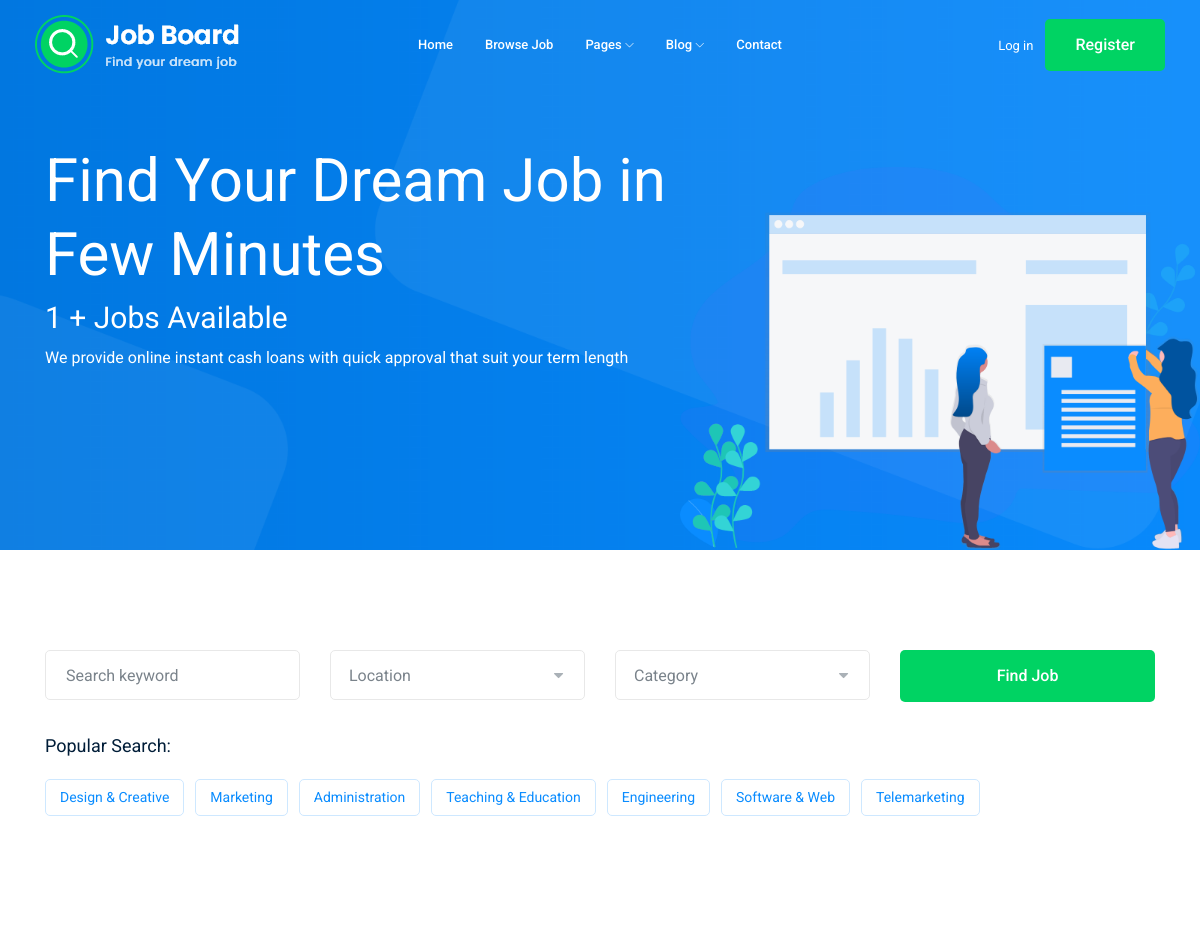
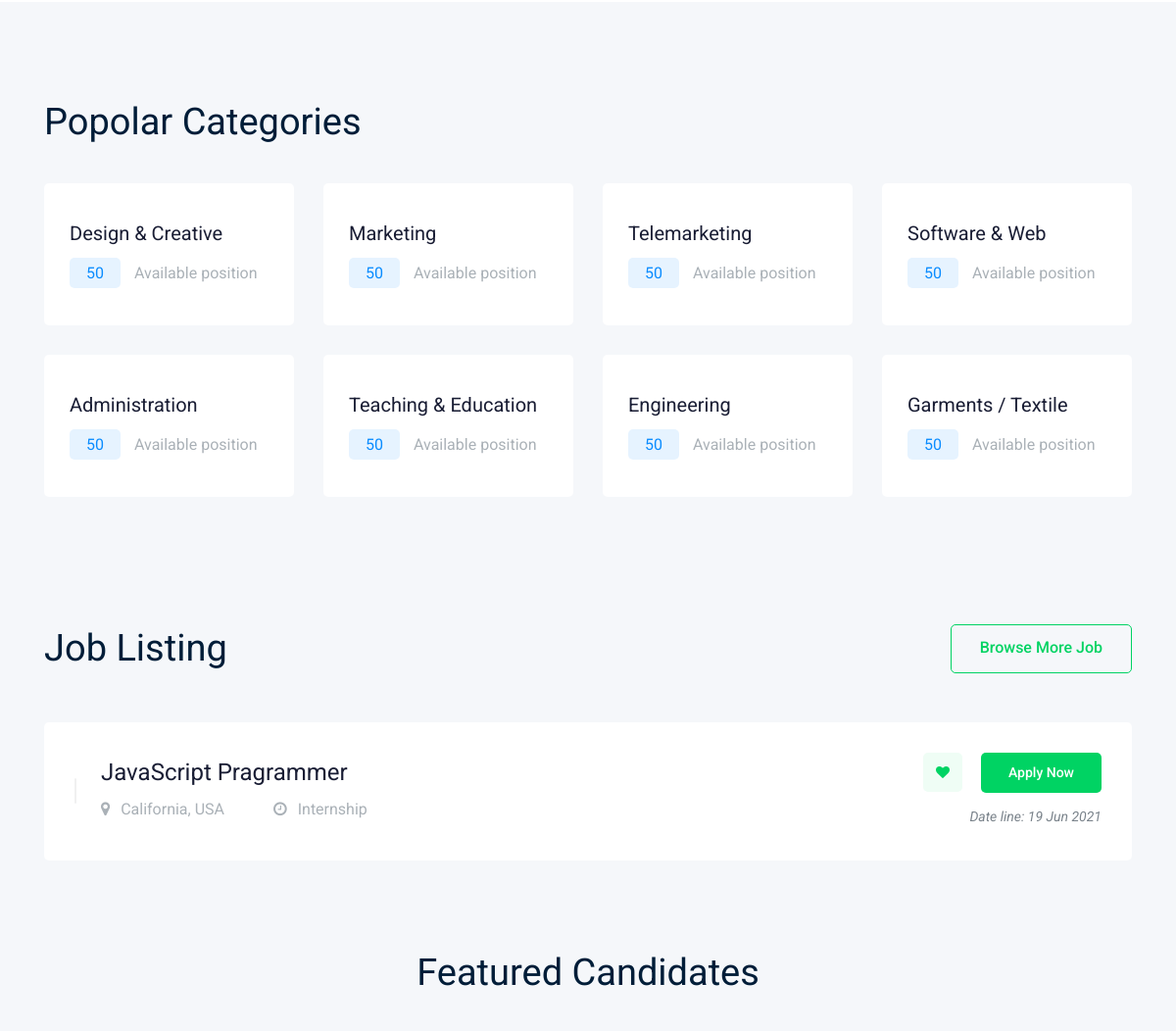
The app's page / (upper part), older data (2 pictures, top to bottom).
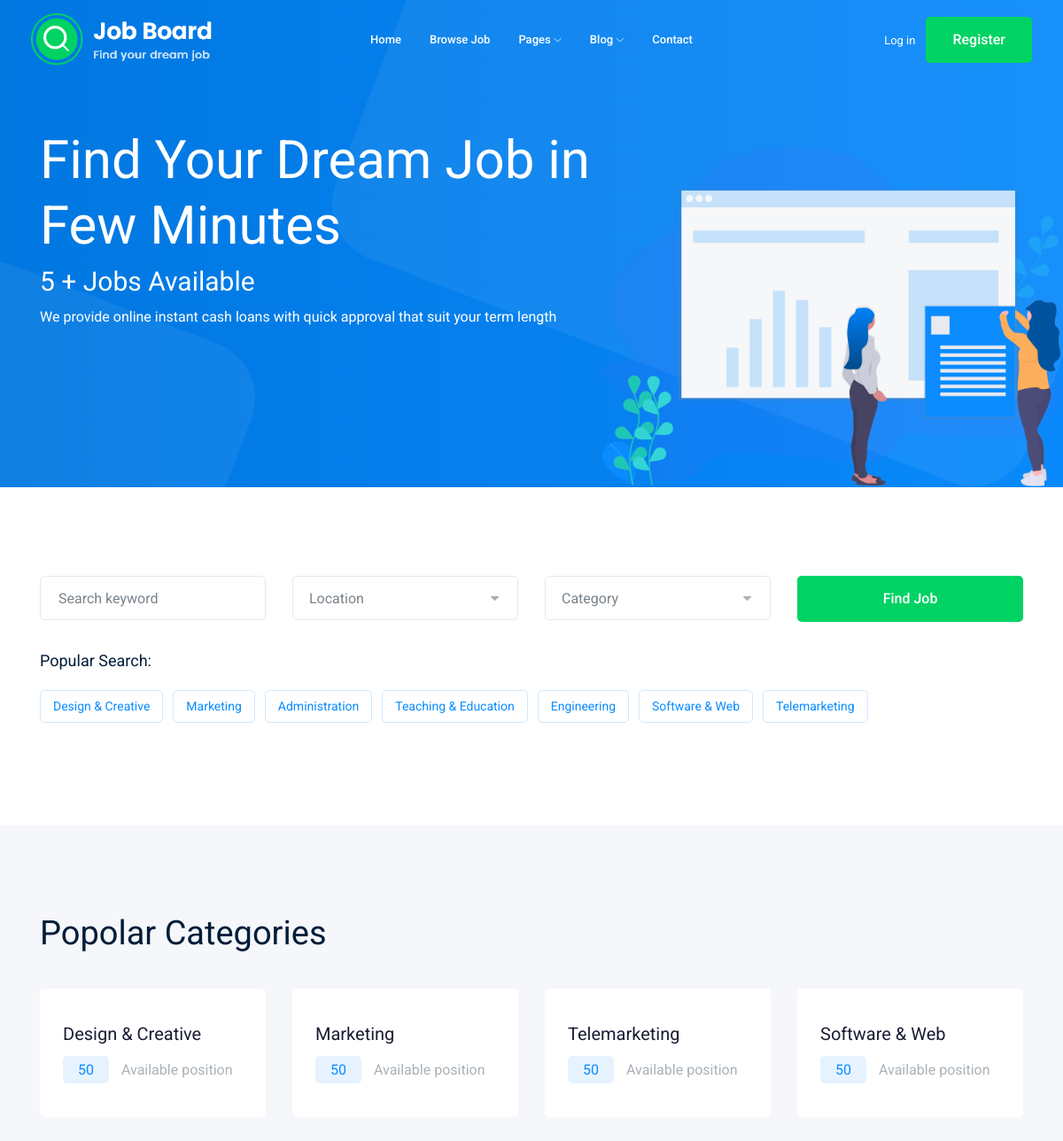
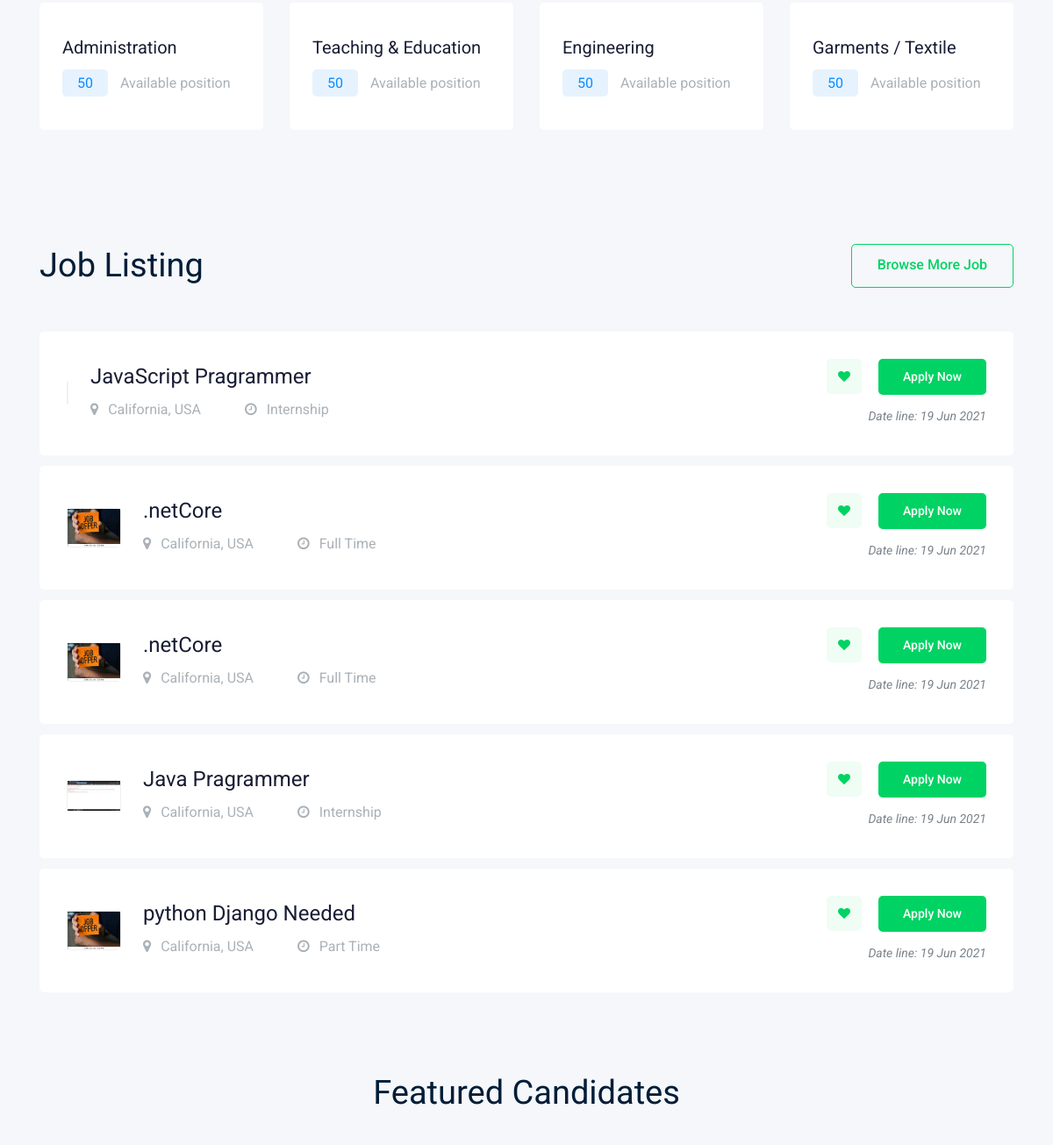
The same page, newer data (2 pictures, top to bottom).
### job/models.py (models this page shows, shortened)
class Job(models.Model):
	employer = models.ForeignKey(User,  on_delete=models.CASCADE)
	title = models.CharField(max_length=50)
	job_type = models.CharField(max_length=50,choices = jobType)
	Description = models.TextField(max_length = 1000)
	publishedAt = models.DateTimeField(auto_now=True)
	Vacancy = models.IntegerField(default=1)
	salary = models.IntegerField(default=0)
	exp = models.IntegerField(default=1)
	cat = models.ForeignKey(Category,verbose_name = "Category Name", on_delete=models.CASCADE)
	image = models.ImageField(upload_to="media/jobs/", default='media/default/job-offer-on-orange-note-260nw-752376046.jpg')
	slug = models.SlugField(blank=True,null=True)

### home/views.py (the view)
# urls.py: path("",views.home,name="blog")
def home(request):
        jobs = Job.objects.all()
        jobs = jobs[:10]
        return render(request,'home/index.html', {'jobs':jobs})

### home/templates/home/index.html (shortened to what the changed rows need)
{% extends 'base.html' %}
{% load static%}
{% load bootstrap4 %}
{% block headerIndex %}
    <div class="slider_area">
        <div class="single_slider  d-flex align-items-center slider_bg_1">
            <div class="container">
                <div class="row align-items-center">
                    <div class="col-lg-7 col-md-6">
                        <div class="slider_text">
                            <h3 class="wow fadeInLeft" data-wow-duration="1s" data-wow-delay=".3s">Find Your Dream Job in Few Minutes</h3>
                            <h5 class="wow fadeInLeft" data-wow-duration="1s" data-wow-delay=".2s">{{jobs|length}} + Jobs Available</h5>
                            <p class="wow fadeInLeft" data-wow-duration="1s" data-wow-delay=".4s">We provide online instant cash loans with quick approval that suit your term length</p>
                        </div>
                    </div>
                </div>
            </div>
        </div>
    </div>
{% endblock headerIndex %}
{% block body %}
    <div class="job_listing_area">
        <div class="container">
            <div class="job_lists">
                <div class="row">
			{% for job in jobs %}
			<div class="col-lg-12 col-md-12">
			    <div class="single_jobs white-bg d-flex justify-content-between">
				<div class="jobs_left d-flex align-items-center">
				    <div class="thumb">
					<img src="{{job.image.url}}" width="60px" alt="">
				    </div>
				    <div class="jobs_conetent">
					<a href="{% url 'jobs:jobDetail' job.slug %}"><h4>{{job.title}}</h4></a>
					<div class="links_locat d-flex align-items-center">
					    <div class="location">
						<p> <i class="fa fa-map-marker"></i> California, USA</p>
					    </div>
					    <div class="location">
						<p> <i class="fa fa-clock-o"></i> {{job.job_type}}</p>
					    </div>
					</div>
				    </div>
				</div>
				<div class="jobs_right">
				    <div class="apply_now">
					<a class="heart_mark" href="#"> <i class="fa fa-heart"></i> </a>
					<a href="{% url 'jobs:jobDetail' job.slug %}" class="boxed-btn3">Apply Now</a>
				    </div>
				    <div class="date">
					<p>Date line: {{job.publishedAt |date:'d M o'}}</p>
				    </div>
				</div>
			    </div>
			</div>
			{% endfor %}
                </div>
            </div>
        </div>
    </div>
{% endblock body %}

Row changes from the older to the newer data that the page shows:
added Job: image (picture), title ".netCore", job_type "Full Time", publishedAt "19 Jun 2021"
added Job: image (picture), title ".netCore", job_type "Full Time", publishedAt "19 Jun 2021"
added Job: image (picture), title "Java Pragrammer", job_type "Internship", publishedAt "19 Jun 2021"
added Job: image (picture), title "python Django Needed", job_type "Part Time", publishedAt "19 Jun 2021"
Text that changed along with them:
{{ jobs|length }}: "1" → "5"
